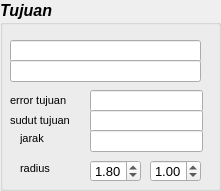
     <widget class="QGroupBox" name="groupBox_2">
      <property name="geometry">
       <rect>
        <x>840</x>
        <y>120</y>
        <width>221</width>
        <height>191</height>
       </rect>
      </property>
      <property name="font">
       <font>
        <pointsize>12</pointsize>
        <weight>75</weight>
        <italic>true</italic>
        <bold>true</bold>
       </font>
      </property>
      <property name="title">
       <string>Tujuan</string>
      </property>
      <widget class="QLineEdit" name="lineEditTujuanLat">
       <property name="geometry">
        <rect>
         <x>10</x>
         <y>40</y>
         <width>191</width>
         <height>22</height>
        </rect>
       </property>
       <property name="font">
        <font>
         <pointsize>8</pointsize>
         <weight>50</weight>
         <italic>false</italic>
         <bold>false</bold>
        </font>
       </property>
      </widget>
      <widget class="QLineEdit" name="lineEditTujuanLong">
       <property name="geometry">
        <rect>
         <x>10</x>
         <y>60</y>
         <width>191</width>
         <height>22</height>
        </rect>
       </property>
       <property name="font">
        <font>
         <pointsize>8</pointsize>
         <weight>50</weight>
         <italic>false</italic>
         <bold>false</bold>
        </font>
       </property>
      </widget>
      <widget class="QLabel" name="label_81">
       <property name="geometry">
        <rect>
         <x>10</x>
         <y>90</y>
         <width>71</width>
         <height>20</height>
        </rect>
       </property>
       <property name="font">
        <font>
         <pointsize>8</pointsize>
         <weight>50</weight>
         <italic>false</italic>
         <bold>false</bold>
        </font>
       </property>
       <property name="text">
        <string>error tujuan</string>
       </property>
      </widget>
      <widget class="QLabel" name="label_82">
       <property name="geometry">
        <rect>
         <x>10</x>
         <y>110</y>
         <width>71</width>
         <height>20</height>
        </rect>
       </property>
       <property name="font">
        <font>
         <pointsize>8</pointsize>
         <weight>50</weight>
         <italic>false</italic>
         <bold>false</bold>
        </font>
       </property>
       <property name="text">
        <string>sudut tujuan</string>
       </property>
      </widget>
      <widget class="QLineEdit" name="lineEditErrorSudut">
       <property name="geometry">
        <rect>
         <x>90</x>
         <y>90</y>
         <width>113</width>
         <height>22</height>
        </rect>
       </property>
       <property name="font">
        <font>
         <pointsize>8</pointsize>
         <weight>50</weight>
         <italic>false</italic>
         <bold>false</bold>
        </font>
       </property>
      </widget>
      <widget class="QLineEdit" name="lineEditSudutTujuan">
       <property name="geometry">
        <rect>
         <x>90</x>
         <y>110</y>
         <width>113</width>
         <height>22</height>
        </rect>
       </property>
       <property name="font">
        <font>
         <pointsize>8</pointsize>
         <weight>50</weight>
         <italic>false</italic>
         <bold>false</bold>
        </font>
       </property>
      </widget>
      <widget class="QLabel" name="label_24">
       <property name="geometry">
        <rect>
         <x>20</x>
         <y>130</y>
         <width>55</width>
         <height>16</height>
        </rect>
       </property>
       <property name="font">
        <font>
         <pointsize>8</pointsize>
         <weight>50</weight>
         <italic>false</italic>
         <bold>false</bold>
        </font>
       </property>
       <property name="text">
        <string>jarak</string>
       </property>
      </widget>
      <widget class="QLineEdit" name="lineEditJarak">
       <property name="geometry">
        <rect>
         <x>90</x>
         <y>130</y>
         <width>113</width>
         <height>22</height>
        </rect>
       </property>
       <property name="font">
        <font>
         <pointsize>8</pointsize>
         <weight>50</weight>
         <italic>false</italic>
         <bold>false</bold>
        </font>
       </property>
      </widget>
      <widget class="QLabel" name="label_142">
       <property name="geometry">
        <rect>
         <x>20</x>
         <y>160</y>
         <width>55</width>
         <height>16</height>
        </rect>
       </property>
       <property name="font">
        <font>
         <pointsize>8</pointsize>
         <weight>50</weight>
         <italic>false</italic>
         <bold>false</bold>
        </font>
       </property>
       <property name="text">
        <string>radius</string>
       </property>
      </widget>
      <widget class="QDoubleSpinBox" name="doubleSpinBoxRadiusNavigasi">
       <property name="geometry">
        <rect>
         <x>90</x>
         <y>160</y>
         <width>51</width>
         <height>22</height>
        </rect>
       </property>
       <property name="font">
        <font>
         <pointsize>10</pointsize>
         <weight>50</weight>
         <italic>false</italic>
         <bold>false</bold>
        </font>
       </property>
       <property name="singleStep">
        <double>0.100000000000000</double>
       </property>
       <property name="value">
        <double>1.800000000000000</double>
       </property>
      </widget>
      <widget class="QDoubleSpinBox" name="doubleSpinBoxRadiusMisi4">
       <property name="geometry">
        <rect>
         <x>150</x>
         <y>160</y>
         <width>51</width>
         <height>22</height>
        </rect>
       </property>
       <property name="font">
        <font>
         <pointsize>10</pointsize>
         <weight>50</weight>
         <italic>false</italic>
         <bold>false</bold>
        </font>
       </property>
       <property name="singleStep">
        <double>0.100000000000000</double>
       </property>
       <property name="value">
        <double>1.000000000000000</double>
       </property>
      </widget>
     </widget>
